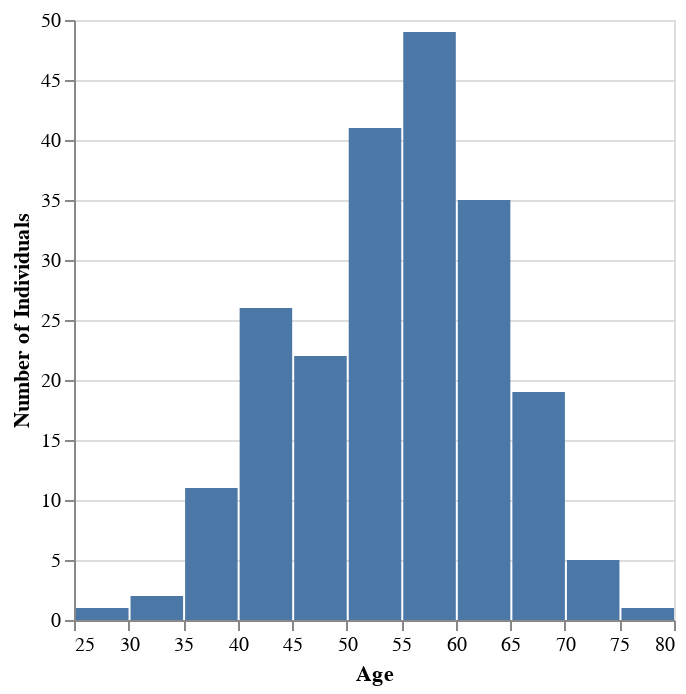
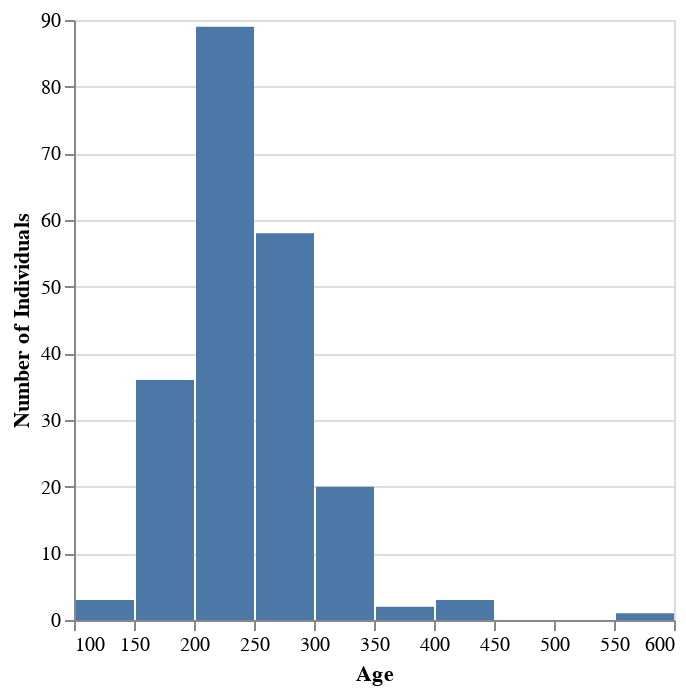

Notebook source saved alongside these figures, in order:
### Markdown cell above
# Visualization 
Distribution of each predictor value

### Code cell
summary_plot_age = alt.Chart(X_train).mark_bar().encode(
    x=alt.X("age").title("Age").bin(),
    y=alt.Y("count()").title("Number of Individuals")
)
display(summary_plot_age)

summary_plot_cholesterol = alt.Chart(X_train).mark_bar().encode(
    x=alt.X("chol").title("Age").bin(),
    y=alt.Y("count()").title("Number of Individuals")
)
display(summary_plot_cholesterol)

### Figure 1 — Vega-Lite specification as saved in the notebook (floating-point values rounded to 4 significant figures; data arrays with more than 128 entries replaced by an {"elided": "..."} marker saying what was removed)
{"config": {"view": {"continuousWidth": 300, "continuousHeight": 300}}, "data": {"name": "data-0f9f5fc0d6297c647393ca9b5f1b3cf4"}, "mark": {"type": "bar"}, "encoding": {"x": {"bin": {}, "field": "age", "title": "Age", "type": "quantitative"}, "y": {"aggregate": "count", "title": "Number of Individuals", "type": "quantitative"}}, "$schema": "https://vega.github.io/schema/vega-lite/v5.16.3.json", "datasets": {"data-0f9f5fc0d6297c647393ca9b5f1b3cf4": {"elided": "212 records"}}}

### Figure 2 — Vega-Lite specification as saved in the notebook (floating-point values rounded to 4 significant figures; data arrays with more than 128 entries replaced by an {"elided": "..."} marker saying what was removed)
{"config": {"view": {"continuousWidth": 300, "continuousHeight": 300}}, "data": {"name": "data-0f9f5fc0d6297c647393ca9b5f1b3cf4"}, "mark": {"type": "bar"}, "encoding": {"x": {"bin": {}, "field": "chol", "title": "Age", "type": "quantitative"}, "y": {"aggregate": "count", "title": "Number of Individuals", "type": "quantitative"}}, "$schema": "https://vega.github.io/schema/vega-lite/v5.16.3.json", "datasets": {"data-0f9f5fc0d6297c647393ca9b5f1b3cf4": {"elided": "212 records"}}}
